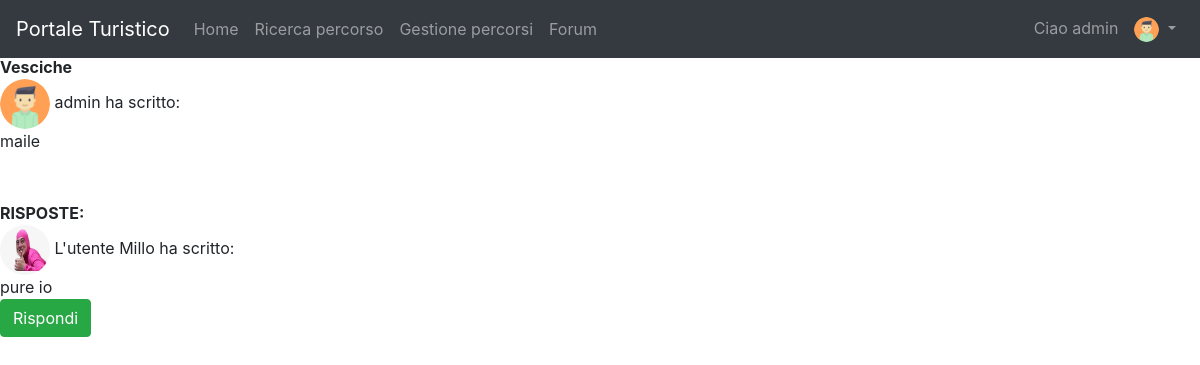
The app's page /forum/thread_category/2/view_thread_comment/1/ (signed in) with its own data.
### forum/models.py (models this page shows, shortened)
class Thread(models.Model):
    user = models.ForeignKey(Profile, on_delete=models.CASCADE)
    created_at = models.DateTimeField(auto_now_add=True)
    title = models.CharField(max_length=200)
    text = models.TextField()
    is_active = models.BooleanField(default=True)
    category = models.ForeignKey(Category, on_delete=models.CASCADE, default="None")
    def get_user(self):
        return self.user.user

class Comment(models.Model):
    user = models.ForeignKey(Profile, on_delete=models.CASCADE)
    thread = models.ForeignKey(Thread, on_delete=models.CASCADE)
    created_at = models.DateTimeField(auto_now_add=True)
    text = models.TextField()
    def get_user(self):
        return self.user.user

### userManagement/models.py (models this page shows)
class Profile(models.Model):
    user = models.OneToOneField(User, on_delete=models.CASCADE, related_name='profile')
    avatar = models.ImageField(blank=True, default=static_avatar_path(), upload_to=user_directory_path)
    email = models.EmailField(blank=False, unique=True, default='user_{0}@default.com'.format(User.pk))

### forum/views.py (the view)
# urls.py: path('thread_category/<int:pk_category>/view_thread_comment/<int:pk_thread>/', ViewThreadCommentForum.as_view(), name='viewThreadComment'),
class ViewThreadCommentForum(DetailView):
    model = Thread
    template_name = 'viewThreadCommentForum.html'
    pk_url_kwarg = "pk_thread"
    def get_context_data(self, **kwargs):
        print(self.object)
        context = super().get_context_data(**kwargs)
        context['comment'] = Comment.objects.filter(thread=self.object).order_by('created_at')
        context['category'] = Category.objects.filter(pk=self.kwargs.get('pk_category')).last()
        return context

### forum/templates/viewThreadCommentForum.html
{% extends 'base.html' %}
{% block slideshow %}
    {% if thread.is_active %}
        <b>{{ thread.title }}</b><br>
         <img class="rounded-circle" width="50" height="50"
             src="{{ thread.user.avatar.url }}"
             alt="Card image cap">
        {{ thread.get_user.username }} ha scritto: <br>
        {{ thread.text }}<br>
        <br><br>
        <b>RISPOSTE:</b><br>
        {% for comm in comment %}
            <img class="rounded-circle" width="50" height="50"
                 src="{{ comm.user.avatar.url }}"
                 alt="Card image cap">
            L'utente {{ comm.get_user.username }} ha scritto: <br> {{ comm.text }} <br>
        {% endfor %}
        <a role="button" class="btn btn-success" href="{% url 'createComment' category.pk thread.pk %}">Rispondi</a>
    {% endif %}
{% endblock %}

### templates/base.html (shortened to what this page needs)
{% load static %}
<!doctype html>
<html lang="en">
<head>
    <link rel="stylesheet" href="https://stackpath.bootstrapcdn.com/bootstrap/4.5.0/css/bootstrap.min.css"
>
    <link rel="stylesheet" href="https://cdnjs.cloudflare.com/ajax/libs/font-awesome/4.7.0/css/font-awesome.min.css">
    <link rel="stylesheet" href="https://unpkg.com/bootstrap-table@1.16.0/dist/bootstrap-table.min.css">
    <link rel="stylesheet" href="{% static 'css/style.css' %}">
</head>
<body>
<header>
    <nav class="navbar navbar-expand-md navbar-dark fixed-top bg-dark">
        <a class="navbar-brand" href="{% url 'homepage' %}">Portale Turistico</a>
        <div class="collapse navbar-collapse" id="navbarNav">
            <ul class="navbar-nav">
                <li class="nav-item">
                    <a class="nav-link" href="{% url 'homepage' %}">Home <span class="sr-only">(current)</span></a>
                </li>
                <li class="nav-item">
                    <a class="nav-link" href="{% url 'searchPath' %}">Ricerca percorso</a>
                </li>
                {% if request.user.is_staff %}
                    <li class="nav-item">
                        <a class="nav-link" href="{% url 'showPath' %}">Gestione percorsi</a>
                    </li>
                {% endif %}
                <li class="nav-item">
                    <a class="nav-link" href="{% url 'mainPageCategory' %}">Forum</a>
                </li>
            </ul>
            {% if not user.is_authenticated %}
                <ul class="navbar-nav ml-auto">
                    <li class="nav-item">
                        <a class="nav-link" href="{% url 'login' %}">Accedi</a>
                    </li>
                    <li class="nav-item">
                        <a class="nav-link" href="{% url 'registration' %}">Registrati</a>
                    </li>
                </ul>
            {% else %}
                <ul class="navbar-nav ml-auto">
                    <li class="nav-link">Ciao {{ user.username }} </li>
                    <li class="nav-item dropdown">
                        <a class="nav-link dropdown-toggle" href="#" id="navbarDropdown" role="button"
                           data-toggle="dropdown" aria-haspopup="true" aria-expanded="false">
                            <img class="rounded-circle" width="25" height="25" src="{{ user.profile.avatar.url }}">
                        </a>
                    </li>
                </ul>
            {% endif %}
        </div>
    </nav>
    {% block slideshow %}{% endblock %}
</header>
</body>
</html>

### static/css/style.css (style rules this page uses)
body { padding-top: 55px; height: 100%; position: relative; }
html, header, .view { height: 100%; }

### records on screen
Thread: title "Vesciche", get_user.username "admin", text "maile"
Comment: user.avatar (picture), get_user.username "Millo", text "pure io"

### other values on screen
{{ user.username }} "admin"
